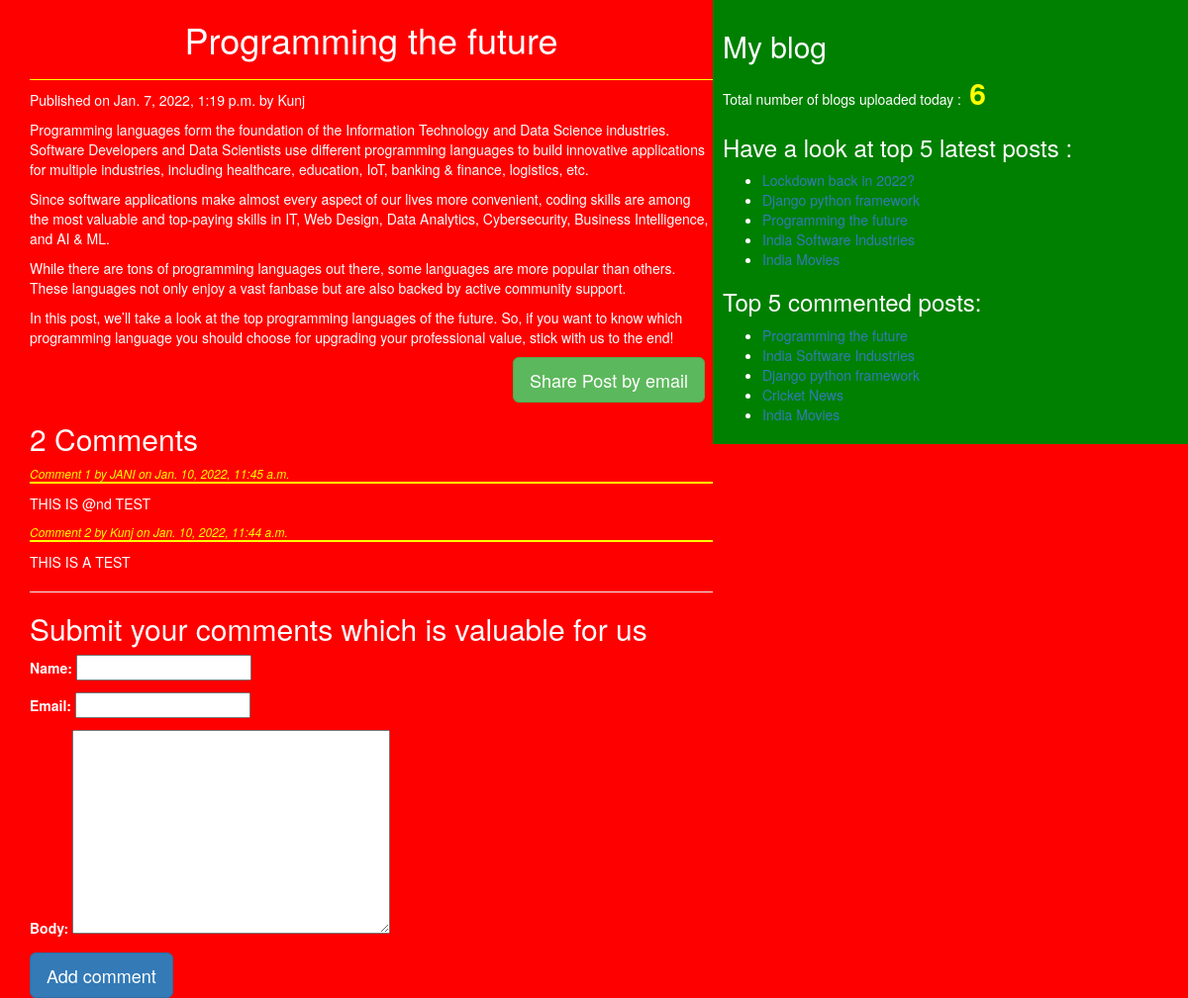
Screenshot of /2022/01/07/programming-future/ with the database file from the repository.
### blog/models.py (models this page shows, shortened)
class Post(models.Model):
    STATUS_CHOICES=(('draft','Draft'),('published','Published'))
    title=models.CharField(max_length=256)
    slug=models.SlugField(max_length=264,unique_for_date='publish')
    author=models.ForeignKey(User,related_name='blog_posts',on_delete=models.CASCADE)
    body=models.TextField()
    publish=models.DateTimeField(default=timezone.now)
    created=models.DateTimeField(auto_now_add=True)
    updated=models.DateTimeField(auto_now=True)
    status=models.CharField(max_length=10,choices=STATUS_CHOICES,default='draft')
    objects=CustomManager()
    tags=TaggableManager()
    class Meta:
        ordering=('-publish',)
    def get_absolute_url(self):
        return reverse('post_detail',args=[self.publish.year,self.publish.strftime('%m'),self.publish.strftime('%d'),self.slug])

class Comment(models.Model):
    post=models.ForeignKey(Post,related_name='comments',on_delete=models.CASCADE)
    name=models.CharField(max_length=32)
    email=models.EmailField()
    body=models.TextField()
    created=models.DateTimeField(auto_now_add=True)
    updated=models.DateTimeField(auto_now=True)
    active=models.BooleanField(default=True)
    class Meta:
        ordering=('-created',)

### blog/views.py (the view)
# urls.py: re_path(r'^(?P<year>\d{4})/(?P<month>\d{2})/(?P<day>\d{2})/(?P<post>[-\w]+)/$',views.post_detail_view,name="post_detail"),
def post_detail_view(request,year,month,day,post):
    cpost=get_object_or_404(Post,slug=post,
                           status='published',
                           publish__year=year,
                           publish__month=month,
                           publish__day=day)
    comments=cpost.comments.filter(active=True)
    csubmit=False
    if request.method=='POST':
        form=CommentForm(request.POST)
        if form.is_valid():
            new_comment=form.save(commit=False)
            new_comment.post=cpost
            new_comment.save()
            csubmit=True
    else:
        form=CommentForm()
    return render(request,'blog/post_detail.html',{'post':cpost,'form':form,'csubmit':csubmit,'comments':comments})

### blog/forms.py
class CommentForm(forms.ModelForm):
    class Meta:
        model=Comment
        fields=('name','email','body')

### blog/models.py (called while the page is built)
    def get_queryset(self):
        return super().get_queryset().filter(status='published')

### blog/templatetags/bolg_tags.py (called while the page is built)
@register.simple_tag(name='my_tag')
def total_posts():
    return Post.objects.count()

@register.inclusion_tag('blog/latest_post123.html')
def show_latest_posts(count=3):
    latest_post=Post.objects.order_by('-publish')[:count]
    return {'latest_post':latest_post}

@register.simple_tag()
def get_most_commented_posts(count=5):
    return Post.objects.annotate(total_comments=Count('comments')).order_by('-total_comments')[:count]

### templates/blog/post_detail.html (shortened to what this page needs)
<!DOCTYPE html>
{%extends "blog/base.html" %}
    {%block content%}
        <h1>{{post.title}}</h1>
        <p id="date">Published on {{post.publish}} by {{post.author|title}}</p>
        {{post.body|linebreaks}}
        <div class="container" align="center">
            <a href="/{{post.id}}/share" class="btn btn-lg btn-success">Share Post by email</a>
        </div>
{%with comments.count as comments_count%}
<h2>{{comments_count}} Comment{{comments_count|pluralize}}</h2>
{% endwith %}
{% if comments %}
{%for comment in comments%}
<p id="ch"> Comment {{forloop.counter}} by {{comment.name}} on {{comment.created}}</p>
<div class="cb">{{comment.body|linebreaks}}</div>
{%endfor%}
<hr>
{%else%}
<p>There are no comments yet!!</p>
{%endif%}
{% if csubmit %}
<h2>Your comment added successfully</h2>
{%else%}
<h2>Submit your comments which is valuable for us</h2>
<form method="post">
    {{form.as_p}}
    <input type="submit" class="btn btn-primary btn-lg" value="Add comment">
    </form>
{%endif%}
    {%endblock%}

### templates/blog/base.html (shortened to what this page needs)
<!DOCTYPE html>
{%load static%}
{%load bolg_tags %}
<html lang="en" dir="ltr">
<head>
    <link rel="stylesheet" href="https://maxcdn.bootstrapcdn.com/bootstrap/3.3.7/css/bootstrap.min.css"
>
    <link rel="stylesheet" href="{%static "css/blog.css" %}">
</head>
<body>
<div class="content">
    {%block content%}{%endblock%}
</div>
<div class="sidebar">
    <h2>My blog</h2>
    <p>Total number of blogs uploaded today :<span id="pcount"> {% my_tag %}</span></p>
    <h3>Have a look at top 5 latest posts :</h3>{% show_latest_posts 5%}
    <h3>Top 5 commented posts:</h3>
    {%get_most_commented_posts as most_commented_posts%}
    <ul>
        {%for post in most_commented_posts%}
        <li><a href="{{post.get_absolute_url}}">{{post.title}}</a></li>
        {%endfor%}
    </ul>
</div>
</body>
</html>

### templates/blog/latest_post123.html
<ul>
    {% for post in latest_post %}
    <li><a href="{{post.get_absolute_url}}">{{post.title}}</a></li>
    {%endfor%}
</ul>

### static/css/blog.css (style rules this page uses)
.content { width:60%; float:left; padding:0 0 0 30px; background:red; height:100%; }
.sidebar { width:40%; float:right; padding:10px; background:green; height:100%; }
h1 { text-align:center; border-bottom:1px solid yellow; padding-bottom:20px; }
body { color:white; background:red; }
#ch { color:yellow; font-size:12px; font-style:italic; border-bottom:2px solid yellow; }
#pcount { font-size:30px; color:yellow; font-weight:bold; }

### rows the page displays
Post: title "Programming the future", publish "Jan. 7, 2022, 1:19 p.m.", author "Kunj", body "Programming languages form the foundation of the Information Technology and Data Science industries. Software Developers and Data Scientists use different programming languages to build innovative applications for multiple industries, including healthcare, education, IoT, banking & finance, logistics, etc. Since software applications make almost every aspect of our lives more convenient, coding skills are among the most valuable and top-paying skills in IT, Web Design, Data Analytics, Cybersecurity, Business Intelligence, and AI & ML. While there are tons of programming languages out there, some languages are more popular than others. These languages not only enjoy a vast fanbase but are…"
Comment: name "JANI", created "Jan. 10, 2022, 11:45 a.m.", body "THIS IS @nd TEST"
Comment: name "Kunj", created "Jan. 10, 2022, 11:44 a.m.", body "THIS IS A TEST"
Post: title "Lockdown back in 2022?"
Post: title "Django python framework"
Post: title "India Software Industries"
Post: title "India Movies"
Post: title "Cricket News"

### other values shown
{{ comments_count }} "2"
